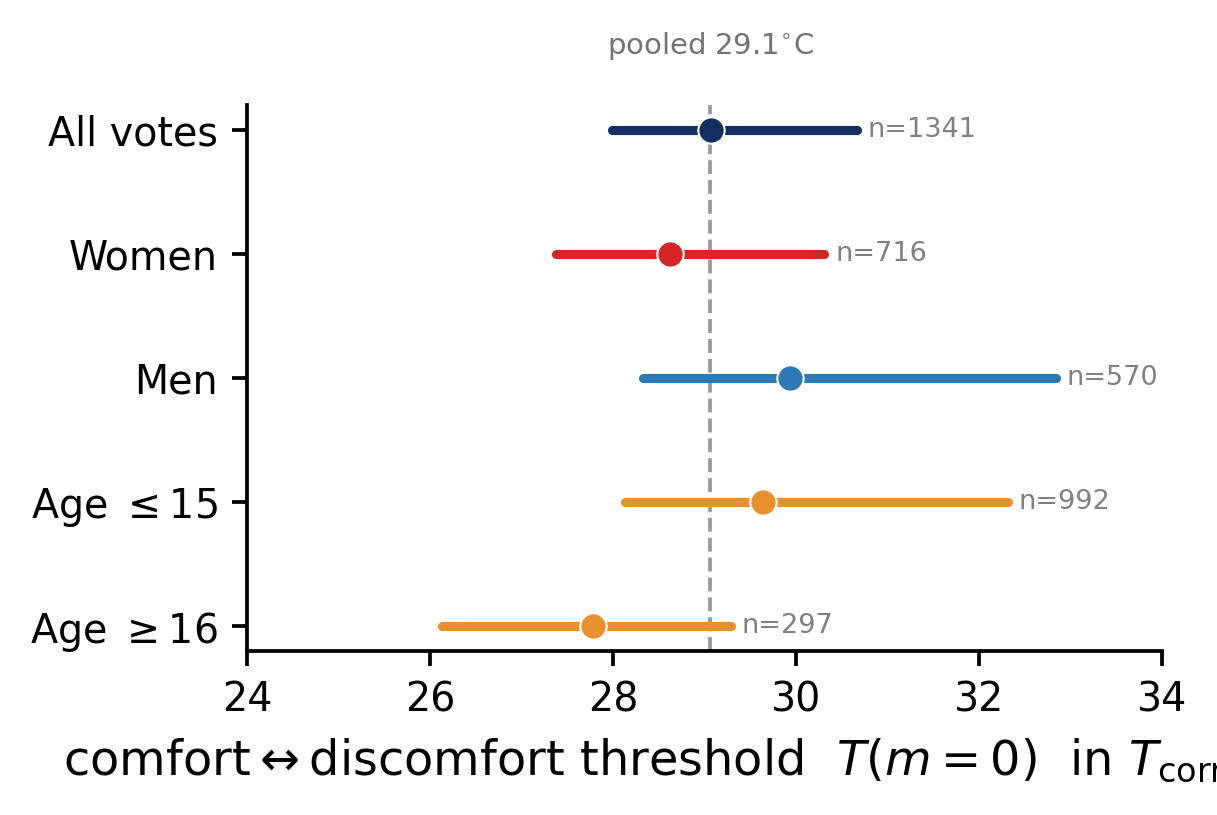

Source code (Python):
"""F_heterogeneity_Tcorr -- minimal body version: PERSONAL threshold heterogeneity in T_corr
(the Blume-Capel field coordinate). Logistic [U vs C] ~ T_corr, threshold -b0/b1,
walk-stratified bootstrap. T_env robustness check: F_heterogeneity_Tenv / _sidebyside."""
import os, numpy as np, pandas as pd, matplotlib.pyplot as plt
from _common import set_style, set_paper_style, save, CM
set_style(); set_paper_style()
HERE=os.path.dirname(os.path.abspath(__file__)); DEG=r"$^{\circ}$C"; C="T_corr"
B=os.path.join(HERE,"..","data","markovian_analysis_baseline.csv")
RNG=np.random.default_rng(2); NB=2000
d=pd.read_csv(B).dropna(subset=["comfort3",C,"walk_id"]).copy()
d=d[d.comfort3.isin(["comfortable","uncomfortable"])].copy(); d["y"]=(d.comfort3=="uncomfortable").astype(float)
YOUNG={"Less than 10","10-12","13-15"}; ELD={"65-74","75-84"}
d["agebin"]=d.age.map(lambda a:"le15" if a in YOUNG else ("ge16" if pd.notna(a) and a not in ELD else np.nan))
def fit(sub):
    if len(sub)<40 or sub.y.nunique()<2: return np.nan
    x=sub[C].to_numpy(float); y=sub.y.to_numpy(float); X=np.column_stack([np.ones_like(x),x]); b=np.zeros(2)
    for _ in range(40):
        p=1/(1+np.exp(-np.clip(X@b,-30,30))); W=np.maximum(p*(1-p),1e-9)
        try: st=np.linalg.solve((X*W[:,None]).T@X+1e-8*np.eye(2),X.T@(y-p))
        except: return np.nan
        b+=st
        if np.max(np.abs(st))<1e-9: break
    return -b[0]/b[1] if b[1]>0 else np.nan
def boot(sub):
    wl=sub.walk_id.unique(); wi={w:sub.index[sub.walk_id==w].to_numpy() for w in wl}; o=[]
    for _ in range(NB):
        t=fit(sub.loc[np.concatenate([wi[w] for w in RNG.choice(wl,len(wl),replace=True)])])
        if not np.isnan(t): o.append(t)
    return (np.median(o),np.percentile(o,2.5),np.percentile(o,97.5)) if o else (np.nan,)*3
g=d[d.gender.isin(["Man","Woman"])]
rows=[("All votes",d,"#152F61"),("Women",g[g.gender=="Woman"],"#d62728"),("Men",g[g.gender=="Man"],"#2C7AB5"),
      (r"Age $\leq$15",d[d.agebin=="le15"],"#E8902E"),(r"Age $\geq$16",d[d.agebin=="ge16"],"#E8902E")]
res=[(lab,*boot(sub),len(sub),col) for lab,sub,col in rows]; gmed=fit(d)
fig,ax=plt.subplots(figsize=(10*CM,6*CM)); y=np.arange(len(res))[::-1]
ax.axvline(gmed,color="0.6",ls="--",lw=0.9,zorder=0)
ax.text(gmed,len(res)-0.45,"pooled %.1f"%gmed+DEG,color="0.45",fontsize=7,va="bottom",ha="center")
for yi,(lab,m,lo,hi,nn,col) in zip(y,res):
    if np.isnan(m): continue
    ax.plot([lo,hi],[yi,yi],color=col,lw=2.2,solid_capstyle="round",zorder=2)
    ax.scatter([m],[yi],color=col,s=40,zorder=4,edgecolor="white",linewidth=0.5)
    ax.text(hi+0.12,yi,"n=%d"%nn,va="center",ha="left",fontsize=6.5,color="0.5")
ax.set_yticks(y); ax.set_yticklabels([r[0] for r in res])
ax.set_xlabel(r"comfort$\leftrightarrow$discomfort threshold  $T(m{=}0)$  in $T_{\rm corr}$  ("+DEG+")")
ax.set_xlim(24,34)
save(fig,"F_heterogeneity_Tcorr"); print("done Tcorr")
